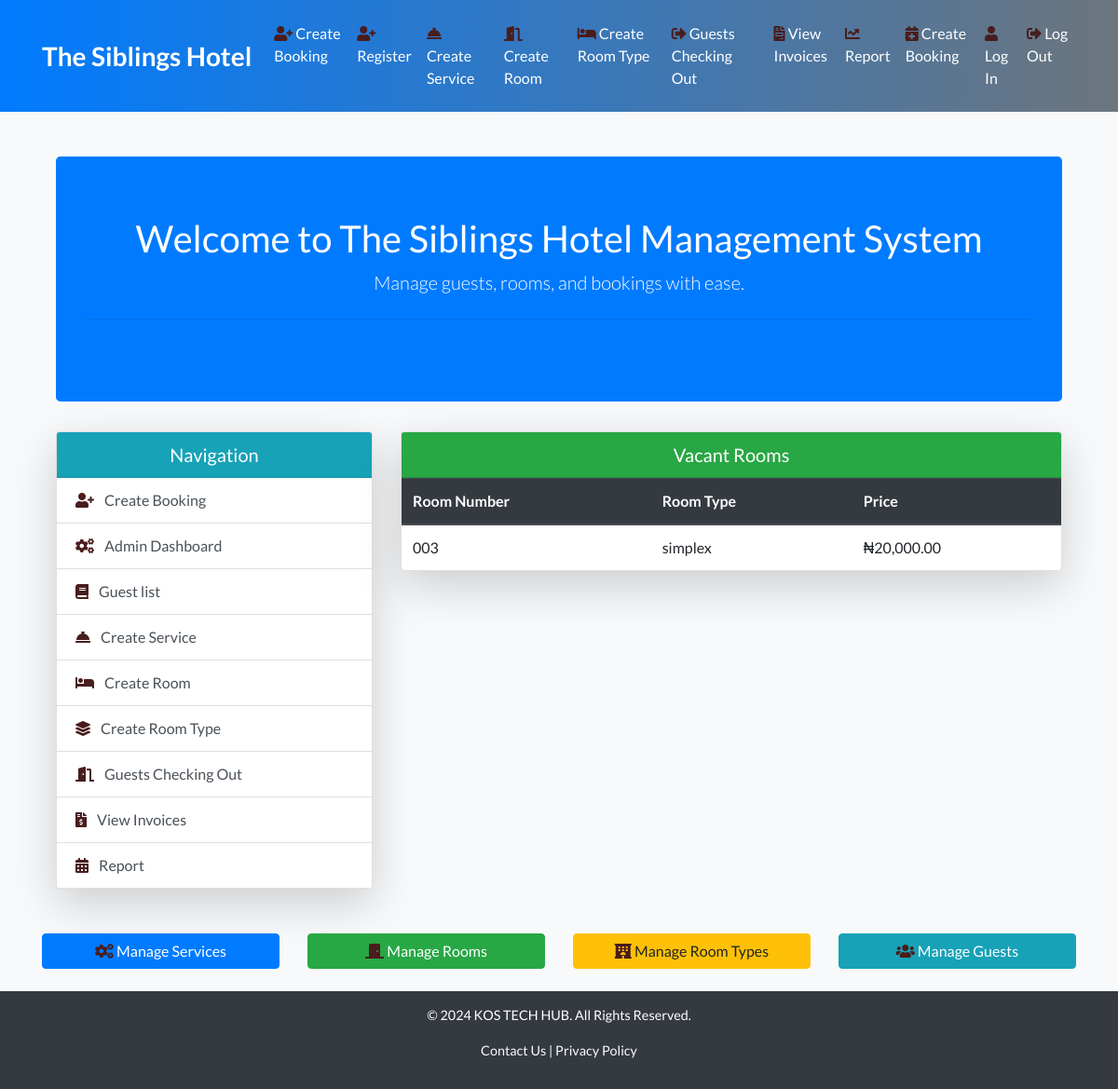
Before: /home/ (signed in) with the older database file.
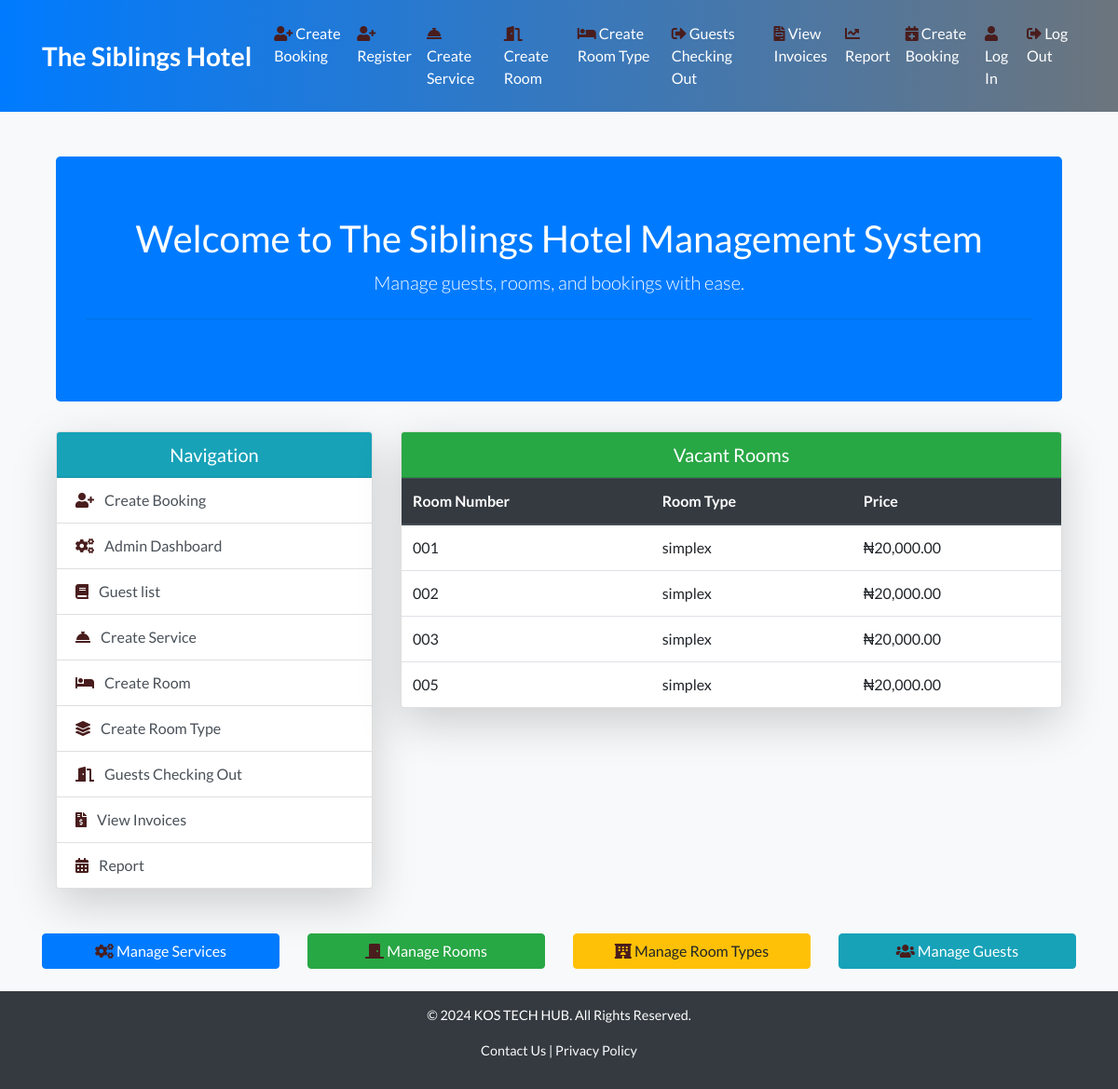
After: the same page with the newer database file.
### hotel/models.py (models this page shows, shortened)
class Room(models.Model):
    room_number = models.CharField(max_length=10)
    room_type = models.ForeignKey(RoomType, on_delete=models.CASCADE)
    is_occupied = models.BooleanField(default=False)

class RoomType(models.Model):
    name = models.CharField(max_length=100)
    description = models.TextField(blank=True, null=True)
    price_per_night = models.DecimalField(max_digits=10, decimal_places=2)

### hotel/views.py (the view)
# urls.py: 2. Add a URL to urlpatterns:  path('', views.home, name='home')
@login_required
def home(request):
    vacant_rooms = Room.objects.filter(is_occupied=False)
    return render(request, 'hotel/home.html', {'vacant_rooms': vacant_rooms})

### hotel/templatetags/currency_filters.py (called while the page is built)
@register.filter(name='currency_naira')
def currency_naira(value):
    try:
        return f"₦{value:,.2f}"
    except (ValueError, TypeError):
        return "₦0.00"

### hotel/templates/hotel/home.html (shortened to what the changed rows need)
{% extends 'hotel/base.html' %}
{% load currency_filters %}
{% block content %}
<div class="container mt-5">
    <div class="jumbotron text-center bg-primary text-white">
        <h1 class="display-10">Welcome to The Siblings Hotel Management System</h1>
    </div>
    <div class="row mt-4">
        <div class="col-md-8">
            <div class="card shadow-lg">
                <div class="card-body p-0">
                    <table class="table table-hover mb-0">
                        <thead class="thead-dark">
                            <tr>
                                <th>Room Number</th>
                                <th>Room Type</th>
                                <th>Price</th>
                            </tr>
                        </thead>
                        <tbody>
                            {% for room in vacant_rooms %}
                            <tr>
                                <td>{{ room.room_number }}</td>
                                <td>{{ room.room_type.name }}</td>
                                <td>{{ room.room_type.price_per_night|currency_naira }}</td>
                            </tr>
                            {% empty %}
                            <tr>
                                <td colspan="3" class="text-center text-danger">No vacant rooms available.</td>
                            </tr>
                            {% endfor %}
                        </tbody>
                    </table>
                </div>
            </div>
        </div>
    </div>
</div>
{% endblock %}

Changed rows visible on the page:
now on this page (row edited): Room: room_number "001", room_type.name "simplex", room_type.price_per_night "₦20,000.00"
now on this page (row edited): Room: room_number "002", room_type.name "simplex", room_type.price_per_night "₦20,000.00"
now on this page (row edited): Room: room_number "005", room_type.name "simplex", room_type.price_per_night "₦20,000.00"
